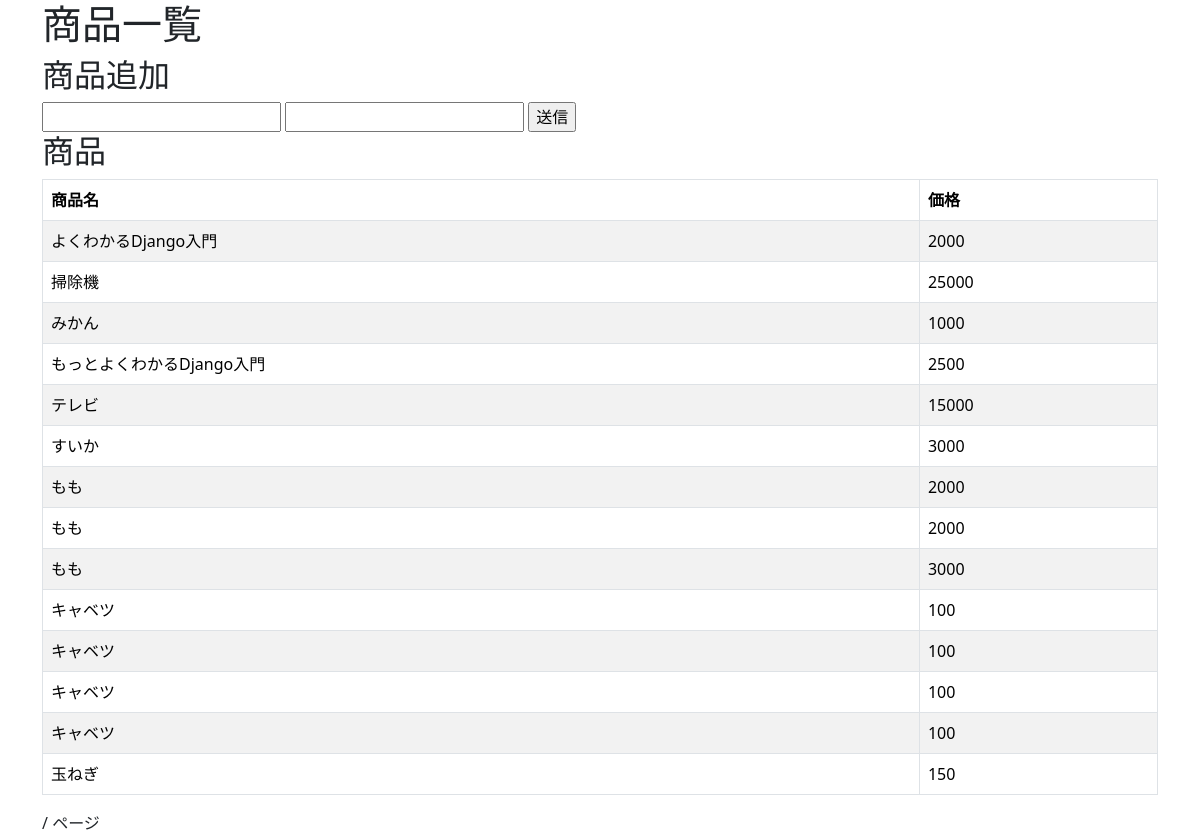
/crud/, run on the app's committed database.
### crud/models.py (models this page shows, shortened)
class Product(models.Model):
    name = models.CharField(max_length=200)
    price = models.PositiveIntegerField()

### crud/views.py (the view, shortened to what this page needs)
# urls.py: path("crud/", views.ProductListView.as_view(), name='crud'),
class ProductListView(View):
    def get(self, request, *args, **kwargs):
        products = Product.objects.all()
        context = {"object_list": products}
        return render(request, "crud/product_list.html", context)

### crud/templates/crud/product_list.html (shortened to what this page needs)
{% extends "crud/base.html" %}
{% block content %}
<h1>商品一覧</h1>
<h2>商品追加</h2>
<form action="" method="post">
    <input type="text" name="name">
    <input type="text" name="price">
    <input type="submit" value="送信">
</form>
<h2>商品</h2>
<table class="table table-striped table-hover table-bordered">
    <thead>
        <tr>
            <th>商品名</th>
            <th>価格</th>
        </tr>
    </thead>
    {% for product in object_list %}
    <tr>
        <td>{{ product.name }}</td>
        <td>{{ product.price }}</td>
    </tr>
    {% endfor %}
</table>
{{ page_obj.number }} / {{ page_obj.paginator.num_pages }} ページ<br>
{% endblock %}

### crud/templates/crud/base.html (shortened to what this page needs)
<!DOCTYPE html>
<html lang="ja">
<head>
    <link href="https://cdn.jsdelivr.net/npm/bootstrap@5.3.3/dist/css/bootstrap.min.css" rel="stylesheet">
</head>
<body>
    <div class="container">
        {% block content %}{% endblock %}
    </div>
</body>
</html>

### data on the page
Product: name "よくわかるDjango入門", price "2000"
Product: name "掃除機", price "25000"
Product: name "みかん", price "1000"
Product: name "もっとよくわかるDjango入門", price "2500"
Product: name "テレビ", price "15000"
Product: name "すいか", price "3000"
Product: name "もも", price "2000"
Product: name "もも", price "2000"
Product: name "もも", price "3000"
Product: name "キャベツ", price "100"
Product: name "キャベツ", price "100"
Product: name "キャベツ", price "100"
Product: name "キャベツ", price "100"
Product: name "玉ねぎ", price "150"
